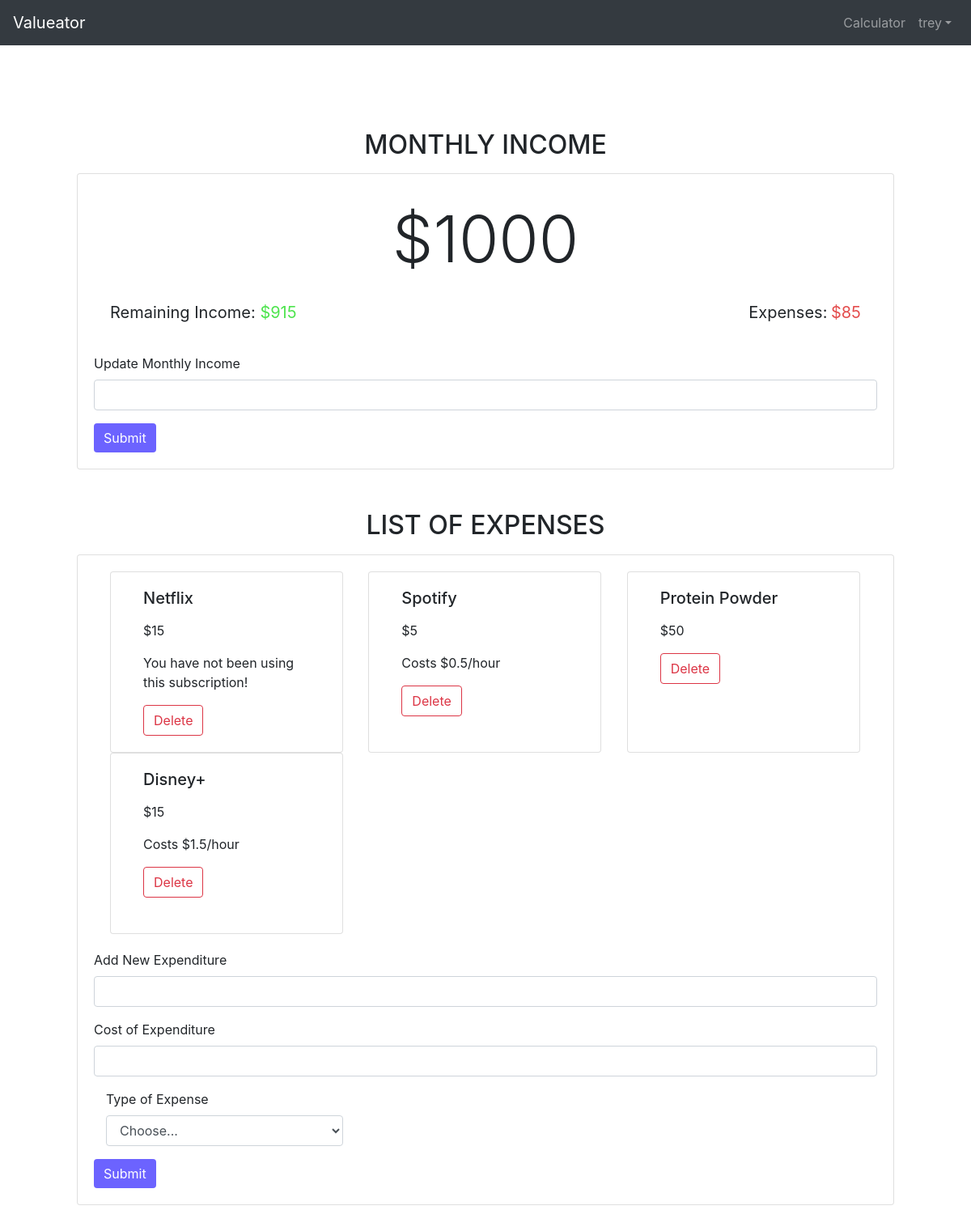
The app's page /calculator/ (signed in) with its own data.
### Calculator/models.py (models this page shows, shortened)
class Income(models.Model):
    income_text = models.IntegerField(validators=[MinValueValidator(0),MaxValueValidator(1000000)])
    user = models.ForeignKey(settings.AUTH_USER_MODEL, on_delete=models.CASCADE)

class Expenditure(models.Model):
    expenditure_text = models.CharField(max_length=50)
    expenditure_price = models.IntegerField(validators=[MinValueValidator(0),MaxValueValidator(1000000)])
    user = models.ForeignKey(settings.AUTH_USER_MODEL, on_delete=models.CASCADE)
    topic = models.ForeignKey(Topics, on_delete=models.CASCADE, null=True)
    sub_hours = models.IntegerField(validators=[MinValueValidator(0),MaxValueValidator(744)], blank=True, null=True)

### Calculator/views.py (the view)
# urls.py: path('', views.calculator, name='calculator'),
def calculator(request):
    try:
        latest_income_list = Income.objects.get(user = request.user)
        latest_expenditure_list = Expenditure.objects.filter(user = request.user)
        topics_list = Topics.objects.all()
        totalExpenditureCost = 0
        hourly_rate_list = []
        for expense in latest_expenditure_list:
            totalExpenditureCost += expense.expenditure_price
            if expense.topic.topic_text == "Digital Subscription":
                if expense.sub_hours > 0:
                    hourly_rate = expense.expenditure_price/expense.sub_hours
                else:
                    hourly_rate = 0
                hourly_rate_list.append(hourly_rate)
            else:
                hourly_rate_list.append(-1)
        remainingIncome = latest_income_list.income_text - totalExpenditureCost
        fusion = zip(latest_expenditure_list, hourly_rate_list)
        context = {
            'latest_income': latest_income_list,
            'fusion': fusion,
            'topics_list': topics_list,
            'totalExpenditureCost': totalExpenditureCost,
            'remainingIncome': remainingIncome
        }
        print(context)
        return render(request, "Calculator/calculator.html", context)
    except:
        return render(request, "Calculator/calculator.html")

### Calculator/models.py (called while the page is built)
    def __str__(self):
        return self.topic_text

### Calculator/templates/Calculator/calculator.html (shortened to what this page needs)
{% extends 'base.html' %}
{% load static %}
{% block extrahead %}
<link rel="stylesheet" type="text/css" href="{% static 'css/calculator.css' %}">
{% endblock %}
{% block content %}
<div class="page-container" id="page-body">
    {% if user.is_authenticated %}
    <div class='income-section'>
        <h2 class='text-center mb-3'>MONTHLY INCOME</h2>
        <div class='card'>
        {%if latest_income %}
                <div class='card-body'>
                    <p class='lead'>${{ latest_income.income_text }}</p>
                    <div class="row">
                        <div class=col>
                            <p class="r-income-header">Remaining Income: </p>
                            <p class='r-income'>${{ remainingIncome }}</p>
                        </div>
                        <div class="col">
                            <div class="totalExp">
                                <p class="exp-total-header">Expenses: </p>
                                <p class='exp-total'>${{ totalExpenditureCost }}</p>
                            </div>
                        </div>
                    </div>
                </div>
                <div class="row">
                    <div class="col">
                        <form method='POST' action="{% url 'Calculator:addIncome' %}">
                            <div class='form-group'>
                                <label for='add-income'>Update Monthly Income</label>
                                <input class='form-control' id='add-income' name='income_text'>
                            </div>
                            <button type="submit" class="btn btn-primary">Submit</button>
                        </form>
                    </div>
                </div>
        {% endif %}
        </div>
    </div>
    <div class='expenditure-list'>
        <h2 class='text-center mb-3'>LIST OF EXPENSES</h2>
        <div class='card mb-3'>
        {%if fusion %}
        <div class='card-body'>
            <div class="row row-cols-4">
            {% for expenditure, hourly in fusion %}
            <div class='col-md-4'>
            <div class="card" style="width: 18rem; height: 14rem">
                <div class="card-body">
                  <h5 class="card-title">{{ expenditure.expenditure_text }}</h5>
                  <p class="card-text">
                      <p class='exp-cost'>${{ expenditure.expenditure_price }}</p>
                  {% if hourly > -1 %}
                      {% if hourly == 0 %}
                          <p>You have not been using this subscription!</p>
                      {% else %}
                          <p>Costs ${{hourly}}/hour</p>
                      {% endif %}
                  {% endif %}</p>
                  <form method='POST' action="{% url 'Calculator:deleteExpenditure' expenditure.id %}">
                    <button type="submit" class="btn btn-outline-danger">Delete</button>
                </form>
                </div>
              </div>
            </div>
        {% endfor %}
        </div>
        </div>
            <form method='POST' action="{% url 'Calculator:addExpenditure' %}">
                <div class='form-group'>
                    <label for='add-expenditure'>Add New Expenditure</label>
                    <input class='form-control' id='add-expenditure' name='expenditure_text'>
                </div>
                <div class='form-group'>
                    <label for='add-expenditure-price'>Cost of Expenditure</label>
                    <input class='form-control' id='add-expenditure-price' name='expenditure_price'>
                </div>
                <div class="form-group col-md-4">
                    <div id="exp-type">
                        <label for="topic_text">Type of Expense</label>
                        <select id="topic_text" class="form-control" name="topic_text">
                        <option selected>Choose...</option>
                        </select>
                    </div>
                </div>
                <button type="submit" class="btn btn-primary">Submit</button>
            </form>
        {% endif %}
        </div>
    </div>
    {% else %}
    <h1>You must login to be able to use the calculator</h1>
    {% endif %}
</div>
{% endblock %}

### templates/partials/_navbar.html (shortened to what this page needs)
<nav class="navbar fixed-top navbar-dark bg-dark navbar-expand-sm navbar-content">
    <a class="navbar-brand" href='/'>Valueator</a>
    <div class="collapse navbar-collapse" id="nav">
    <ul class="navbar-nav ml-auto">
        {% if user.is_authenticated %}
            <li class="nav-item">
                <a class="nav-link" href="/calculator/">Calculator</a>
            </li>
        {% endif %}
            {% if user.is_authenticated %}
            <li class="nav-item dropdown">
                    <a class="nav-link dropdown-toggle" href="#" data-toggle="dropdown">{{ user.username }}</a>
            </li>
    {% else %}
            <li class="nav-item">
                    <a class="nav-link" href="{% url 'General:login' %}">Login/Register</a>
            </li>
    {% endif %}
    </ul>
    </div>
</nav>

### Calculator/static/css/calculator.css (style rules this page uses)
.page-container { margin-top: 10rem; margin-bottom: 50px; margin-right: 50px; margin-left: 50px; }
.btn-primary { background-color: #6C63FF !important; border: none; }
.card { padding-bottom: 20px; padding-left: 20px; padding-right: 20px; }
.income-section { padding-bottom: 50px; }
.lead { text-align: center; font-size: 80px; }
.exp-total-header { font-size: 20px; display: inline-block; }
.totalExp { text-align: right; }
.exp-total { font-size: 20px; color: #e44e4e; display: inline-block; }
.r-income-header { font-size: 20px; display: inline; }
.r-income { font-size: 20px; color: #4ee44e; display: inline; }

### records on screen
Income: income_text "1000"
Expenditure: expenditure_text "Netflix", expenditure_price "15", shows "You have not been using this subscription!"
Expenditure: expenditure_text "Spotify", expenditure_price "5", hourly "0.5"
Expenditure: expenditure_text "Protein Powder", expenditure_price "50"
Expenditure: expenditure_text "Disney+", expenditure_price "15", hourly "1.5"

### other values on screen
{{ user.username }} "trey"
{{ remainingIncome }} "915"
{{ totalExpenditureCost }} "85"
